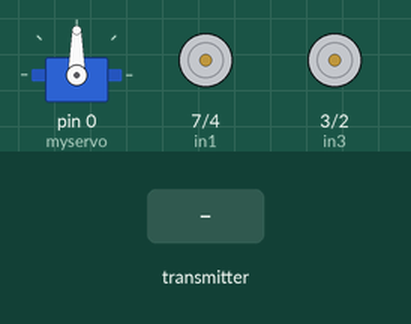
The sketch below on a simulated Arduino Uno, built with avr-gcc and run on an emulated ATmega328P. Parts: servo, motor-driver pin pairs drawn as motors (green arrow = first pin HIGH = forward, orange = second pin HIGH = backward, longer = more drive, scaled by the enable pin). Inputs (shaded band) come from the test bench. No radio packets arrive unless stated.

Above: at 1.2 s.
1.3 s: the transmitter starts sending data1 = 0
At 2.4 s:
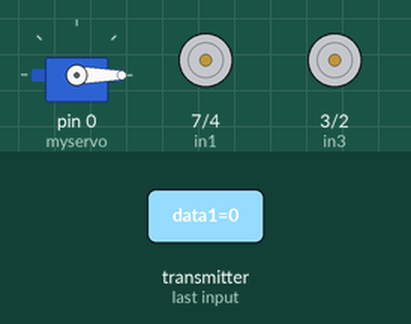
2.8 s: the transmitter starts sending data2 = 256
At 3.8 s:
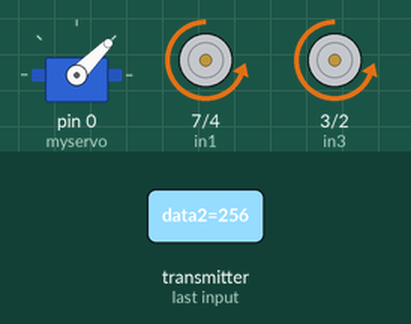
4.3 s: the transmitter starts sending data1 = 512
At 5.3 s:
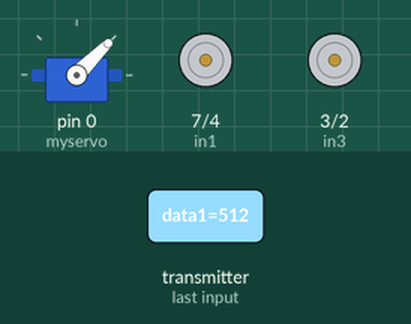
5.8 s: the transmitter starts sending data2 = 0
At 6.8 s:
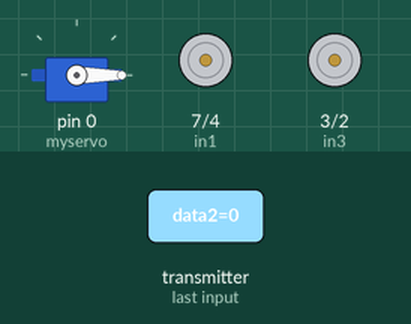
7.3 s: the transmitter starts sending data1 = 1023
At 8.3 s:
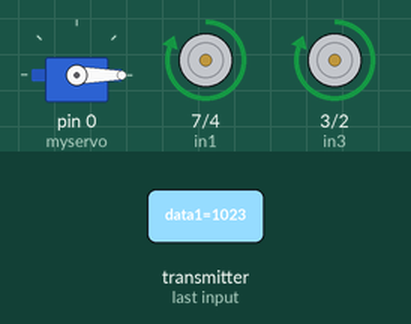
8.8 s: the transmitter starts sending data2 = 512
At 9.7 s:
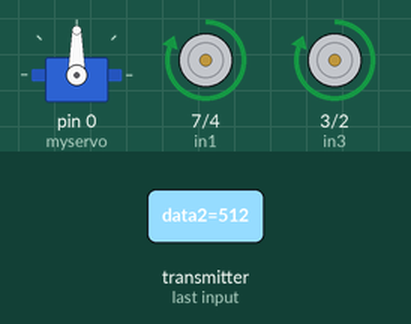
Timing chart, 0 to 11.3 s (numbered marks = the images above; inputs shaded):
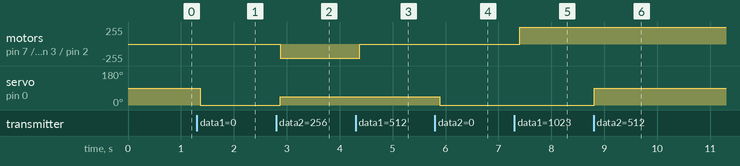

Measured:
- after the input at 1.3 s, servo on pin 0 (myservo): 90° → 0° after 0.06 s
- after the input at 2.8 s, motor on pin 7 (in1) / pin 4 (in2), motor on pin 3 (in3) / pin 2 (in4): stopped → backward 211/255 after 0.07 s; servo on pin 0 (myservo): 0° → 45° after 0.07 s
- after the input at 4.3 s, motor on pin 7 (in1) / pin 4 (in2), motor on pin 3 (in3) / pin 2 (in4): backward 211/255 → stopped after 0.08 s
- after the input at 5.8 s, servo on pin 0 (myservo): 45° → 0° after 0.09 s
- after the input at 7.3 s, motor on pin 7 (in1) / pin 4 (in2), motor on pin 3 (in3) / pin 2 (in4): stopped → forward 255/255 after 0.10 s
- after the input at 8.8 s, servo on pin 0 (myservo): 0° → 90° at once

The sketch:

Resiver.ino
```cpp
#include <Servo.h>
#include "SPI.h"
#include "RF24.h"
#include "nRF24L01.h"

#define CE_PIN 9
#define CSN_PIN 10

#define INTERVAL_MS_SIGNAL_LOST 1000
#define INTERVAL_MS_SIGNAL_RETRY 250

RF24 radio(CE_PIN, CSN_PIN);

const byte address[6] = "00001";

struct payload {
  int data1;
  int data2;
};

payload payload;

unsigned long lastSignalMillis = 0;

Servo myservo;
int valY;
int valX;
// A
int enA = 6;
int in1 = 7;
int in2 = 4;
// B
int enB = 5;
int in3 = 3;
int in4 = 2;

const int POT_MIN = 0;
const int POT_MAX = 1023;
const int SERVO_MIN = 0;
const int SERVO_MAX = 180;
const int THRESHOLD_FORWARD = 550;
const int THRESHOLD_BACKWARD = 500;
const int DELAY_TIME = 100;

void forward(int speed, int degree) {
  myservo.write(degree);
  analogWrite(enA, speed);
  analogWrite(enB, speed);
  digitalWrite(in1, HIGH);
  digitalWrite(in2, LOW);
  digitalWrite(in3, HIGH);
  digitalWrite(in4, LOW);
}

void backward(int speed, int degree) {
  speed = (1024 - speed);
  myservo.write(degree);
  analogWrite(enA, speed);
  analogWrite(enB, speed);
  digitalWrite(in1, LOW);
  digitalWrite(in2, HIGH);
  digitalWrite(in3, LOW);
  digitalWrite(in4, HIGH);
}

void stop(int degree) {
  myservo.write(degree);
  digitalWrite(in1, LOW);
  digitalWrite(in2, LOW);
  digitalWrite(in3, LOW);
  digitalWrite(in4, LOW);
}
void move(){

  if (valX > THRESHOLD_FORWARD) {
    forward(valX, valY);
  } else if (valX < THRESHOLD_BACKWARD) {
    backward(valY, valY);
  } else {
    stop(valY);
  }
}
void lostConnection()
{
  Serial.println("We have lost connection, preventing unwanted behavior");

  delay(INTERVAL_MS_SIGNAL_RETRY);
}


void setup() {
  radio.begin();


  radio.setAutoAck(false);
  radio.setDataRate(RF24_250KBPS);
  radio.setPALevel(RF24_PA_MIN);
  radio.setPayloadSize(sizeof(payload));
  radio.openReadingPipe(0, address);
  radio.startListening();
  myservo.attach(0);
  pinMode(enA, OUTPUT);
  pinMode(enB, OUTPUT);
  pinMode(in1, OUTPUT);
  pinMode(in2, OUTPUT);
  pinMode(in3, OUTPUT);
  pinMode(in4, OUTPUT);
  digitalWrite(in1, LOW);
  digitalWrite(in2, LOW);
  digitalWrite(in3, LOW);
  digitalWrite(in4, LOW);
}

void loop() {
  // valX = analogRead(axisX);
  // valY = analogRead(axisY);
  // valY = map(valY, POT_MIN, POT_MAX, SERVO_MIN, SERVO_MAX);
  // move();


    unsigned long currentMillis = millis();

  if (radio.available() > 0) {
    radio.read(&payload, sizeof(payload));

    valX = payload.data1;
    valY = payload.data2;
    valY = map(valY, POT_MIN, POT_MAX, SERVO_MIN, SERVO_MAX);
    move();

    lastSignalMillis = currentMillis;
  }

  if (currentMillis - lastSignalMillis > INTERVAL_MS_SIGNAL_LOST) {
    lostConnection();
  }

  delay(DELAY_TIME);
}
```
